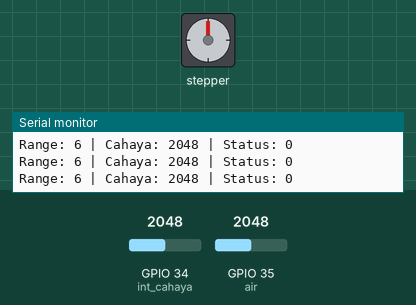
A sketch run on a simulated ESP32. Parts: stepper motor, the last lines printed to the serial monitor. The inputs (shaded band) are chosen by the test bench; at power-on: GPIO 34 (int_cahaya) = 2048, GPIO 35 (air) = 2048. WiFi joins after 1.5 s; servers stay silent unless stated; stepper angles assume 4000 steps per turn.

Above: at 3.0 s.
3.1 s: GPIO 34 (int_cahaya) set to 1960
6.1 s: GPIO 35 (air) set to 3685
7.6 s: GPIO 35 (air) set to 3809
At 8.07 s:
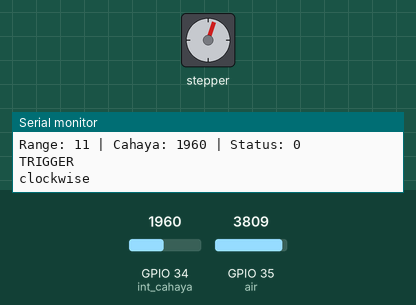
At 8.69 s:
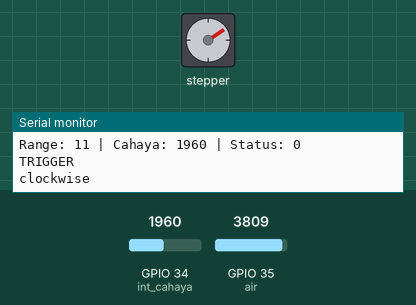
Timing chart, 0 to 19.6 s (numbered marks = the images above; inputs shaded):
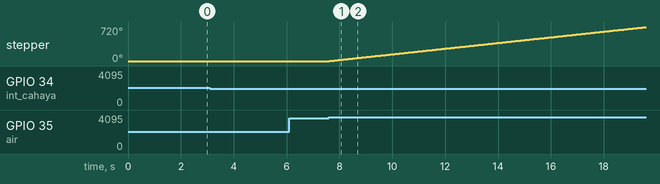

The sketch:

IoT_-_Automatic_Clothesline.ino
```cpp
#define BLYNK_PRINT Serial
#define BLYNK_TEMPLATE_ID "TMPL6_cH1bhMi"
#define BLYNK_TEMPLATE_NAME "IoT Project"

#include <Stepper.h>
#include <WiFi.h>
#include <BlynkSimpleEsp32.h>

const int stepsPerRevolution = 4000;  // Jumlah langkah per revolusi motor

// Pin untuk driver motor ULN2003
#define IN1 19
#define IN2 18
#define IN3 5
#define IN4 17

int int_cahaya = 34;
int air = 35;

// Inisialisasi library stepper
Stepper myStepper(stepsPerRevolution, IN1, IN3, IN2, IN4);

// Variabel Blynk
char auth[] = "TuMqiD8SOrioFYFT1NLsVdaKFBp4KaQS";  // Masukkan token Blynk Anda
char ssid[] = "Lycia";         // Masukkan nama WiFi Anda
char pass[] = "lmgswsspltgcf";     // Masukkan password WiFi Anda

// Batas tetap kalibrasi sensor
const int bawah = 0;
const int atas = 1024;

int isStepperTriggered = 0;  // Variabel untuk memeriksa apakah stepper sudah berjalan

void setup() {
    pinMode(int_cahaya, INPUT);
    pinMode(air, INPUT);
    myStepper.setSpeed(10);        // Atur kecepatan stepper dalam RPM
    Serial.begin(115200);         // Inisialisasi komunikasi serial

    // Koneksi ke Blynk
    Blynk.begin(auth, ssid, pass);
}

void loop() {
    Blynk.run();  // Jalankan fungsi Blynk

    int data_air = analogRead(air);
    int range = map(data_air, bawah, atas, 0, 3);
    int cahaya = analogRead(int_cahaya);

    Serial.print("Range: ");
    Serial.print(range);
    Serial.print(" | Cahaya: ");
    Serial.print(cahaya);
    Serial.print(" | Status: ");
    Serial.println(isStepperTriggered);

    // Kirim data sensor ke Blynk
    Blynk.virtualWrite(V0, range);     // Mengirim nilai air ke Virtual Pin V0
    Blynk.virtualWrite(V1, cahaya);    // Mengirim nilai cahaya ke Virtual Pin V1
    Blynk.virtualWrite(V2, isStepperTriggered);

    // Kondisi untuk memicu motor
    if ((cahaya <= 2000) && (range == 11) && isStepperTriggered == 0) {
        // Stepper hanya aktif satu kali ketika kondisi terpenuhi
        Serial.println("TRIGGER");
        Serial.println("clockwise");

        int forwardCount = 4;
        for (int i = 0; i < forwardCount; i++) {
          myStepper.step(stepsPerRevolution); // Move stepper forward
        }

        delay(1000);
        isStepperTriggered = 1;  // Tandai bahwa stepper sudah aktif
    }
    // Kondisi untuk mengembalikan motor ke posisi semula
    else if ((cahaya > 2000 || range < 6) && isStepperTriggered == 1) {
        Serial.println("TRIGGER");
        Serial.println("counterclockwise");

        int retractCount = 4;
        for (int i = 0; i < retractCount; i++) {
          myStepper.step(-stepsPerRevolution); // Move stepper backward
        }

        delay(1000);
        isStepperTriggered = 0;  // Reset kondisi setelah stepper kembali
    }
}
```

Measured:
- the behaviour switches between 3754 and 3755 on GPIO 35 (air) (found by bisection; images 0 and 1)
- after the input at 7.6 s, stepper: keeps turning clockwise at about 60°/s, starting at once
